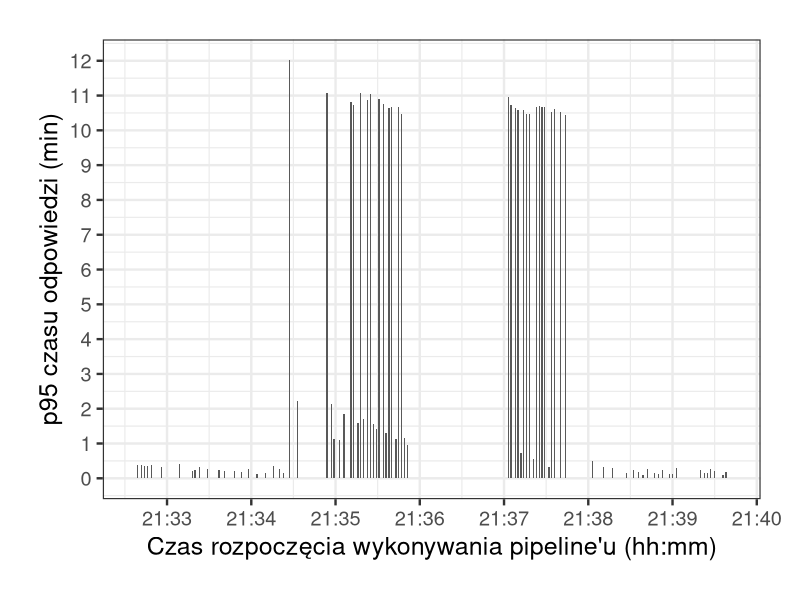

Here is the R script that generated this plot:
library("ggplot2")
library("scales")

png(filename="azure-data-intensive-latency.png", width=800, height=600)

dat = read.csv("dataintensive.csv")
dat$time = as.POSIXct(dat$time, format = "%Y-%m-%dT%H:%M:%SZ")
dat$p95 = dat$p95 / (60 * 1000)

ggplot(data=dat, aes(time, p95)) +
geom_bar(stat="identity") +
labs(x = "Czas rozpoczęcia wykonywania pipeline'u (hh:mm)", y = "p95 czasu odpowiedzi (min)") +
theme_bw(base_size=18) + theme(plot.margin = unit(c(1,1,1,1), "cm")) +
scale_x_datetime(labels = date_format("%H:%M"), breaks = pretty_breaks(n=10)) +
scale_y_continuous(breaks=pretty_breaks(n=10))
